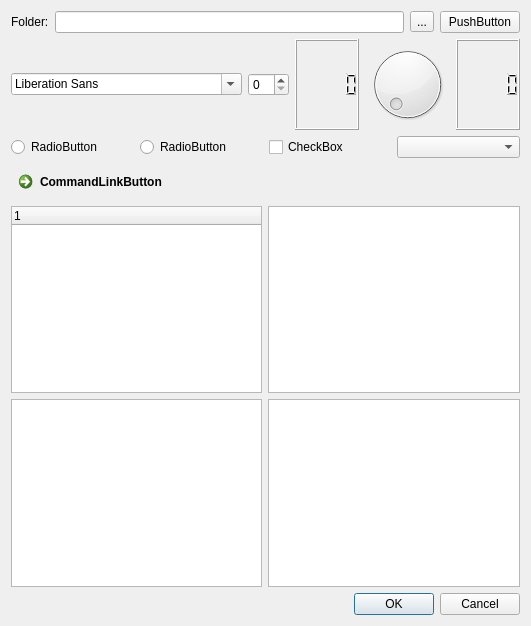
<?xml version="1.0" encoding="UTF-8"?>
<ui version="4.0">
 <class>Form</class>
 <widget class="QWidget" name="Form">
  <property name="geometry">
   <rect>
    <x>0</x>
    <y>0</y>
    <width>531</width>
    <height>626</height>
   </rect>
  </property>
  <property name="windowTitle">
   <string>Form</string>
  </property>
  <layout class="QGridLayout" name="gridLayout_2">
   <item row="0" column="0" colspan="2">
    <layout class="QHBoxLayout" name="horizontalLayout_3">
     <item>
      <widget class="QLabel" name="label">
       <property name="text">
        <string>Folder:</string>
       </property>
      </widget>
     </item>
     <item>
      <widget class="QLineEdit" name="lineEdit"/>
     </item>
     <item>
      <widget class="QToolButton" name="toolButton">
       <property name="text">
        <string>...</string>
       </property>
      </widget>
     </item>
     <item>
      <widget class="QPushButton" name="pushButton">
       <property name="text">
        <string>PushButton</string>
       </property>
      </widget>
     </item>
    </layout>
   </item>
   <item row="1" column="0" colspan="2">
    <layout class="QHBoxLayout" name="horizontalLayout_2">
     <item>
      <widget class="QFontComboBox" name="fontComboBox"/>
     </item>
     <item>
      <widget class="QSpinBox" name="spinBox"/>
     </item>
     <item>
      <widget class="QLCDNumber" name="lcdNumber"/>
     </item>
     <item>
      <widget class="QDial" name="dial"/>
     </item>
     <item>
      <widget class="QLCDNumber" name="lcdNumber_2"/>
     </item>
    </layout>
   </item>
   <item row="2" column="0" colspan="2">
    <layout class="QHBoxLayout" name="horizontalLayout">
     <item>
      <widget class="QRadioButton" name="radioButton">
       <property name="text">
        <string>RadioButton</string>
       </property>
      </widget>
     </item>
     <item>
      <widget class="QRadioButton" name="radioButton_2">
       <property name="text">
        <string>RadioButton</string>
       </property>
      </widget>
     </item>
     <item>
      <widget class="QCheckBox" name="checkBox">
       <property name="text">
        <string>CheckBox</string>
       </property>
      </widget>
     </item>
     <item>
      <widget class="QComboBox" name="comboBox"/>
     </item>
    </layout>
   </item>
   <item row="3" column="0">
    <widget class="QCommandLinkButton" name="commandLinkButton">
     <property name="text">
      <string>CommandLinkButton</string>
     </property>
    </widget>
   </item>
   <item row="4" column="0" colspan="2">
    <layout class="QGridLayout" name="gridLayout">
     <item row="0" column="0">
      <widget class="QTreeWidget" name="treeWidget">
       <column>
        <property name="text">
         <string notr="true">1</string>
        </property>
       </column>
      </widget>
     </item>
     <item row="0" column="1">
      <widget class="QListWidget" name="listWidget"/>
     </item>
     <item row="1" column="0">
      <widget class="QTableWidget" name="tableWidget"/>
     </item>
     <item row="1" column="1">
      <widget class="QTextBrowser" name="textBrowser"/>
     </item>
    </layout>
   </item>
   <item row="5" column="1">
    <widget class="QDialogButtonBox" name="buttonBox">
     <property name="standardButtons">
      <set>QDialogButtonBox::Cancel|QDialogButtonBox::Ok</set>
     </property>
    </widget>
   </item>
  </layout>
 </widget>
 <resources/>
 <connections/>
</ui>
